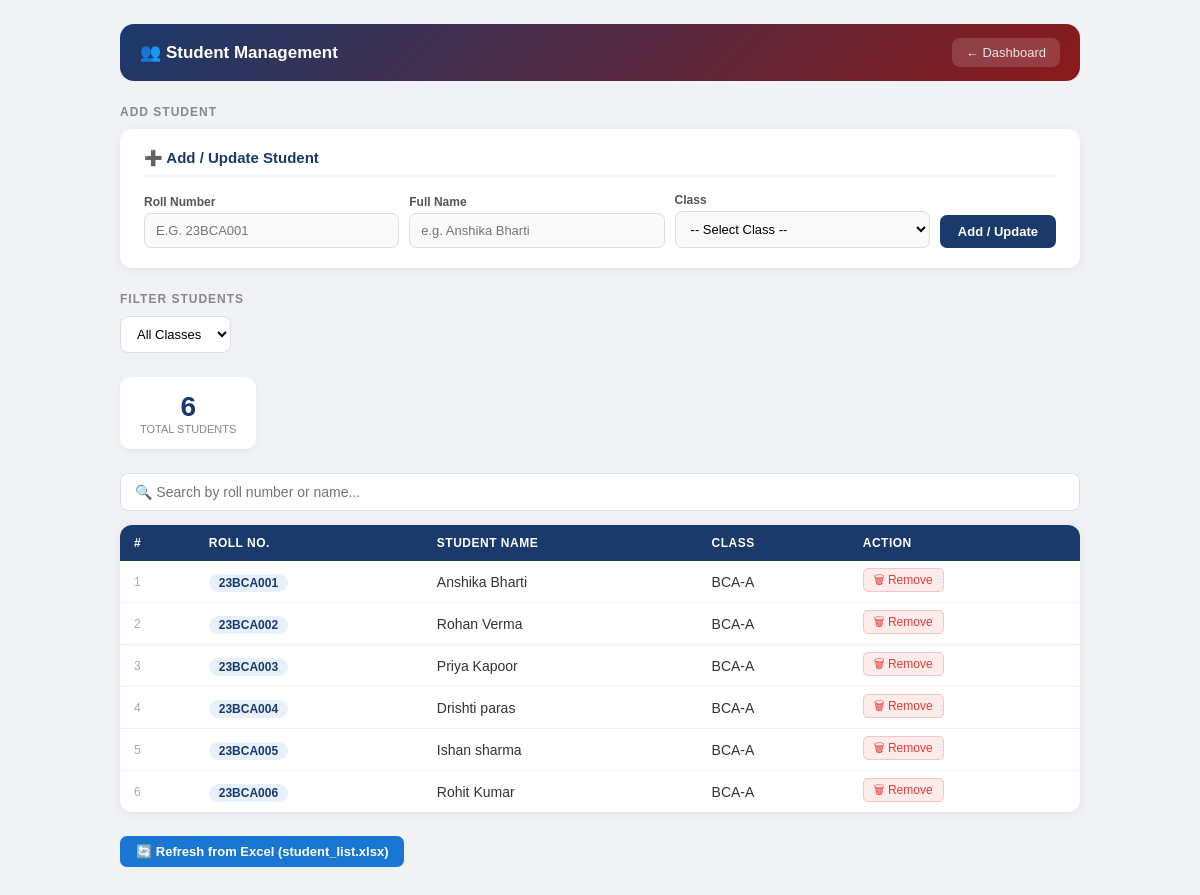
The page /students (signed in) on the database as committed earlier.
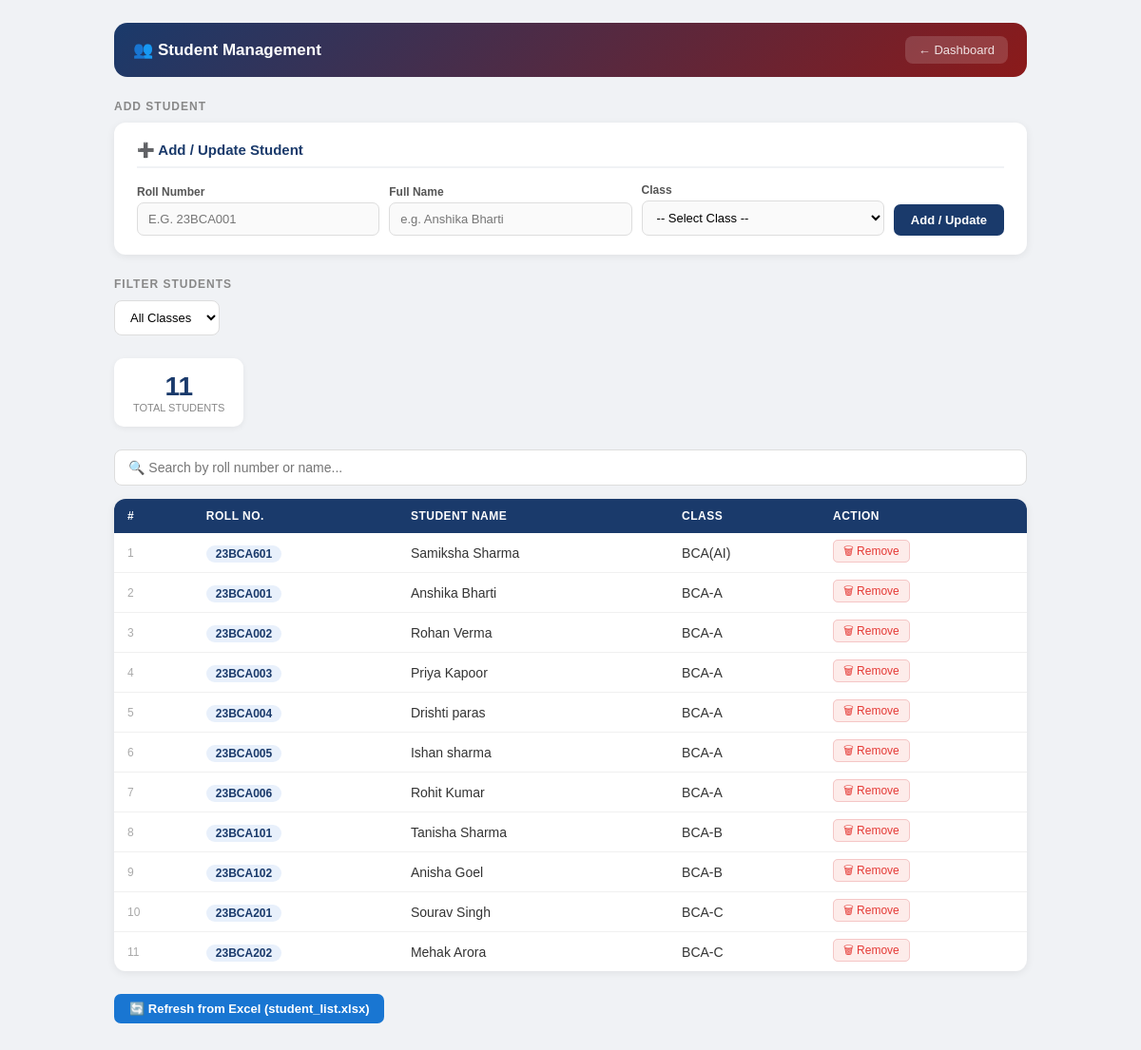
The same page on the database as committed later.
### tables this page shows
CREATE TABLE students (
            roll TEXT PRIMARY KEY,
            name TEXT,
            class_id INTEGER
        );

CREATE TABLE classes (
            id INTEGER PRIMARY KEY AUTOINCREMENT,
            name TEXT UNIQUE NOT NULL,
            department TEXT,
            incharge_id INTEGER
        );

### qr_attendance_project.py (the view)
@app.route("/students")
def show_students():
    redir = require_login()
    if redir: return redir
    user    = current_user()
    classes = get_all_classes()
    class_id = request.args.get("class_id")
    if class_id:
        class_id = int(class_id)
        students = get_students_by_class(class_id)
    elif user["role"] == "coordinator":
        students = get_all_students()
        class_id = None
    else:
        class_id = user.get("class_id")
        students = get_students_by_class(class_id) if class_id else []
    return render_template("students.html",
        user=user,
        students=students,
        classes=classes,
        selected_class_id=class_id
    )

### database_logic.py (called while the page is built)
def get_db():
    conn = sqlite3.connect(DB)
    conn.execute("PRAGMA journal_mode=WAL")   # better concurrent reads
    conn.execute("PRAGMA foreign_keys=ON")
    return conn

def get_all_classes():
    conn = get_db()
    c = conn.cursor()
    c.execute("""
        SELECT cl.id, cl.name, cl.department, u.full_name
        FROM classes cl
        LEFT JOIN users u ON cl.incharge_id = u.id
        ORDER BY cl.name
    """)
    rows = c.fetchall()
    conn.close()
    return rows

def get_all_students():
    conn = get_db()
    c = conn.cursor()
    c.execute("""
        SELECT s.roll, s.name, s.class_id, cl.name
        FROM students s
        LEFT JOIN classes cl ON s.class_id = cl.id
        ORDER BY cl.name, s.roll
    """)
    rows = c.fetchall()
    conn.close()
    return rows

### qr_attendance_project.py (called while the page is built)
def current_user():
    return session.get("user_data")

def require_login():
    if not current_user():
        return redirect(url_for("login"))
    return None

### templates/students.html (shortened to what this page needs)
<!DOCTYPE html>
<html lang="en">
<head>
</head>
<body>
<div class="topbar">
    <h1>👥 Student Management</h1>
    <a href="/dashboard">← Dashboard</a>
</div>
{% if user.role in ['coordinator', 'incharge'] %}
<div class="section">
    <div class="section-title">Add Student</div>
    <div class="panel">
        <h3>➕ Add / Update Student</h3>
        <form action="/add_student" method="POST">
            <div class="form-row">
                <div class="form-group">
                    <label>Roll Number</label>
                    <input type="text" name="roll" placeholder="e.g. 23BCA001"
                           style="text-transform:uppercase;" required>
                </div>
                <div class="form-group">
                    <label>Full Name</label>
                    <input type="text" name="name" placeholder="e.g. Anshika Bharti" required>
                </div>
                <div class="form-group">
                    <label>Class</label>
                    <select name="class_id" required>
                        <option value="">-- Select Class --</option>
                    </select>
                </div>
                <button type="submit" class="btn-submit">Add / Update</button>
            </div>
        </form>
    </div>
</div>
{% endif %}
<div class="section">
    <div class="section-title">Filter Students</div>
    <div class="filter-bar">
        <form method="GET" action="/students" style="display:flex;gap:10px;flex-wrap:wrap;align-items:center;">
            <select name="class_id" onchange="this.form.submit()">
                <option value="">All Classes</option>
            </select>
        </form>
    </div>
</div>
<div class="section">
    <div class="stats-row">
        <div class="stat-card">
            <div class="num">{{ students|length }}</div>
            <div class="lbl">Total Students</div>
        </div>
    </div>
</div>
<div class="section">
    <div class="search-wrap">
        <input type="text" id="searchInput"
               placeholder="🔍 Search by roll number or name..."
               onkeyup="filterTable()">
    </div>
    <div class="table-wrap">
        {% if students %}
        <table id="studentTable">
            <thead>
                <tr>
                    <th>#</th>
                    <th>Roll No.</th>
                    <th>Student Name</th>
                    {% if not selected_class_id %}<th>Class</th>{% endif %}
                    {% if user.role in ['coordinator', 'incharge'] %}<th>Action</th>{% endif %}
                </tr>
            </thead>
            <tbody>
                {% for s in students %}
                <tr>
                    <td style="color:#aaa;font-size:12px;">{{ loop.index }}</td>
                    <td><span class="roll-badge">{{ s[0] }}</span></td>
                    <td>{{ s[1] or '—' }}</td>
                    {% if not selected_class_id %}<td>{{ s[3] if s|length > 3 else '—' }}</td>{% endif %}
                    {% if user.role in ['coordinator', 'incharge'] %}
                    <td>
                        <a href="/delete_student/{{ s[0] }}?class_id={{ selected_class_id or '' }}"
                           class="del-link"
                           onclick="return confirm('Delete student {{ s[0] }} — {{ s[1] }}?')">
                            🗑 Remove
                        </a>
                    </td>
                    {% endif %}
                </tr>
                {% endfor %}
            </tbody>
        </table>
        {% endif %}
    </div>
</div>
{% if user.role in ['coordinator', 'incharge'] %}
<div class="section">
    <a class="btn btn-blue"
       href="/refresh_students{% if selected_class_id %}?class_id={{ selected_class_id }}{% endif %}">
        🔄 Refresh from Excel (student_list.xlsx)
    </a>
</div>
{% endif %}
</body>
</html>

### templates/students.html (style rules this page uses)
* { box-sizing: border-box; margin: 0; padding: 0; }
body { font-family: Arial, sans-serif; background: #f0f2f5; padding: 24px 16px; min-height: 100vh; }
.topbar { max-width: 960px; margin: 0 auto 24px; background: linear-gradient(135deg, #1a3a6b, #8b1a1a); border-radius: 14px; padding: 14px 20px; display: flex; justify-content: space-between; align-items: center; }
.topbar h1 { color: white; font-size: 17px; }
.topbar a { color: rgba(255,255,255,0.85); text-decoration: none; font-size: 13px; padding: 7px 14px; background: rgba(255,255,255,0.15); border-radius: 8px; }
.section { max-width: 960px; margin: 0 auto 24px; }
.section-title { font-size: 12px; font-weight: bold; color: #888; text-transform: uppercase; letter-spacing: 1px; margin-bottom: 10px; }
.panel { background: white; border-radius: 12px; padding: 20px 24px; box-shadow: 0 2px 8px rgba(0,0,0,0.07); }
.panel h3 { font-size: 15px; color: #1a3a6b; margin-bottom: 16px; border-bottom: 2px solid #f0f2f5; padding-bottom: 8px; }
.filter-bar { display: flex; gap: 10px; flex-wrap: wrap; margin-bottom: 20px; align-items: center; }
.filter-bar select, .filter-bar input { padding: 9px 12px; border: 1px solid #ddd; border-radius: 8px; font-size: 13px; background: white; }
.form-row { display: flex; gap: 10px; flex-wrap: wrap; align-items: flex-end; }
.form-group { display: flex; flex-direction: column; gap: 4px; flex: 1; min-width: 130px; }
.form-group label { font-size: 12px; color: #555; font-weight: bold; }
.form-group input, .form-group select { padding: 9px 11px; border: 1px solid #ddd; border-radius: 7px; font-size: 13px; background: #fafafa; }
.btn-submit { padding: 9px 18px; border: none; border-radius: 7px; background: #1a3a6b; color: white; font-size: 13px; font-weight: bold; cursor: pointer; white-space: nowrap; }
.stats-row { display: flex; gap: 14px; flex-wrap: wrap; margin-bottom: 20px; }
.stat-card { background: white; border-radius: 10px; padding: 14px 20px; text-align: center; box-shadow: 0 2px 6px rgba(0,0,0,0.06); min-width: 120px; }
.stat-card .num { font-size: 28px; font-weight: 900; color: #1a3a6b; }
.stat-card .lbl { font-size: 11px; color: #888; text-transform: uppercase; }
.search-wrap { margin-bottom: 14px; }
.search-wrap input { width: 100%; padding: 10px 14px; border: 1px solid #ddd; border-radius: 8px; font-size: 14px; background: white; }
.table-wrap { background: white; border-radius: 12px; box-shadow: 0 2px 8px rgba(0,0,0,0.07); overflow: hidden; }
table { width: 100%; border-collapse: collapse; font-size: 14px; }
thead { background: #1a3a6b; }
th { padding: 11px 14px; text-align: left; color: white; font-size: 12px; text-transform: uppercase; letter-spacing: 0.5px; }
td { padding: 10px 14px; border-bottom: 1px solid #f0f0f0; color: #333; }
tr:last-child td { border-bottom: none; }
.roll-badge { font-weight: bold; color: #1a3a6b; background: #e8f0fb; padding: 2px 10px; border-radius: 20px; font-size: 12px; }
.del-link { color: #e53935; font-size: 12px; text-decoration: none; padding: 4px 10px; border-radius: 5px; border: 1px solid #f5c6c6; background: #fdecea; }
.btn { padding: 8px 16px; border-radius: 7px; font-size: 13px; font-weight: bold; text-decoration: none; border: none; cursor: pointer; display: inline-block; margin-right: 6px; }
.btn-blue { background: #1976d2; color: white; }

Rows that differ between the two databases and show on the page:
added students: roll "23BCA601", name "Samiksha Sharma", name "BCA(AI)"
added students: roll "23BCA101", name "Tanisha Sharma", name "BCA-B"
added students: roll "23BCA102", name "Anisha Goel", name "BCA-B"
added students: roll "23BCA201", name "Sourav Singh", name "BCA-C"
added students: roll "23BCA202", name "Mehak Arora", name "BCA-C"
Other text that changed with them:
{{ students|length }}: "6" → "11"
